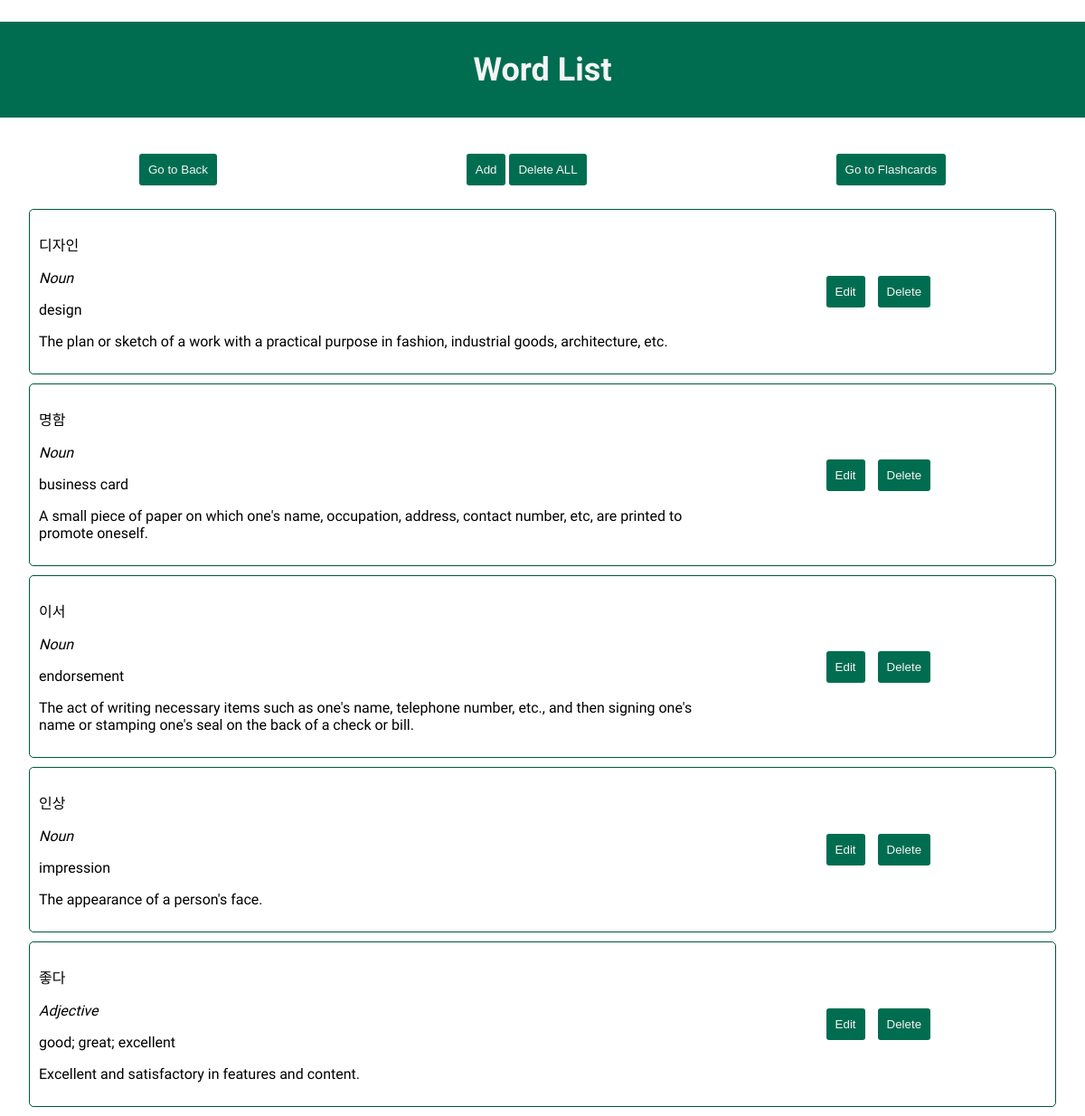
The app's page /view-words/ with its own data.
### translate/models.py (models this page shows)
class WordsToTranslate(models.Model):
    custom_id = models.AutoField(primary_key=True)
    k_word = models.CharField(max_length=50)
    kpos = models.CharField(max_length=20)
    epos = models.CharField(max_length=20)
    e_translation = models.CharField(max_length=50)
    e_sentence = models.CharField(max_length=100)

### translate/views/word_views.py (the view, shortened to what this page needs)
# urls.py: path('view-words/', Views.as_view(), name='view_words'),
class Views(View):
    def get(self, request):
        words = WordsToTranslate.objects.all()
        return render(request, 'vocabList.html', {'words': words})

### translate/templates/vocabList.html (shortened to what this page needs)
{% load static %}
<!DOCTYPE html>
<html lang="en">
<head>
        <link rel="stylesheet" type="text/css" href="{% static 'styles/vocablist.css' %}">
</head>
<body>
    <h1>Word List</h1>
    <div class="mininav">
        <a href="{% url 'translate' %}"><button>Go to Back</button></a>
        <div>
            <a href="{% url 'add-word' %}"><button>Add</button></a>
            <a href="{% url 'delete-all' %}"><button>Delete ALL</button></a>
        </div>
        <button>Go to Flashcards</button>
    </div>
    {% for word in words %}
    <div class='list'>
        <div class="translate">
            <p class="kWord">{{ word.k_word }}</p>
            <p class="kWord"><em>{{ word.epos }}</em></p>
            <p class="eword">{{ word.e_translation }}</p>
            <p class="eword">{{ word.e_sentence }}</p>
        </div>
        <div class="button">
            <button>Edit</button>
            <a href="{% url 'delete-item' custom_id=word.custom_id %}">
                <button>Delete</button>
            </a>
        </div>
    </div>
    {% endfor %}
</body>
</html>

### translate/static/styles/vocablist.css (style rules this page uses)
body { font-family: 'Inika', sans-serif; margin: 0; }
h1 { text-align: center; background-color: #006D50; color: whitesmoke; font-size: 2.25rem; font-weight: 700; padding: 2rem 0rem; }
.mininav { display: flex; justify-content: space-around; align-items: center; padding: 1rem; margin-top: 20px; }
.mininav a { text-decoration: none; }
button { background-color: #006D50; color: whitesmoke; border: none; padding: 10px; border-radius: 3px; cursor: pointer; }
.list { display: flex; justify-content: space-between; align-items: center; border: 1px solid #00573C; margin: 10px 2rem; padding: 10px; border-radius: 5px; }
.translate { flex: 2; margin-right: auto; }
.button { flex: 1; text-align: center; }
.button button { margin: 5px; }

### records on screen
WordsToTranslate: k_word "디자인", epos "Noun", e_translation "design", e_sentence "The plan or sketch of a work with a practical purpose in fashion, industrial goods, architecture, etc."
WordsToTranslate: k_word "명함", epos "Noun", e_translation "business card", e_sentence "A small piece of paper on which one's name, occupation, address, contact number, etc, are printed to promote oneself."
WordsToTranslate: k_word "이서", epos "Noun", e_translation "endorsement", e_sentence "The act of writing necessary items such as one's name, telephone number, etc., and then signing one's name or stamping one's seal on the back of a check or bill."
WordsToTranslate: k_word "인상", epos "Noun", e_translation "impression", e_sentence "The appearance of a person's face."
WordsToTranslate: k_word "좋다", epos "Adjective", e_translation "good; great; excellent", e_sentence "Excellent and satisfactory in features and content."
